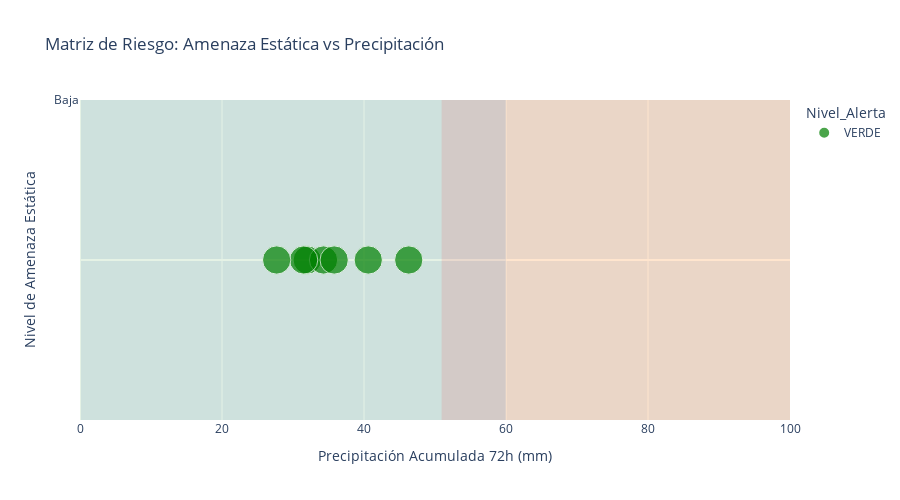

The cell this chart's notebook holds for it:
### Code cell
# %% [markdown]
# ## 9. Gráfico: Matriz de riesgo (Amenaza vs Lluvia)

# %%
fig = px.scatter(
    torres_df,
    x='Lluvia_72h',
    y='Amenaza_Valor',
    color='Nivel_Alerta',
    color_discrete_map=color_map,
    size='Prioridad',
    size_max=20,
    hover_data=['ID_Torre', 'Nombre', 'Amenaza_Nivel'],
    labels={
        'Lluvia_72h': 'Precipitación Acumulada 72h (mm)',
        'Amenaza_Valor': 'Nivel de Amenaza Estática'
    },
    title='Matriz de Riesgo: Amenaza Estática vs Precipitación'
)

# Agregar zonas de riesgo
fig.add_vrect(x0=0, x1=60, fillcolor="green", opacity=0.1, line_width=0)
fig.add_vrect(x0=60, x1=100, fillcolor="yellow", opacity=0.1, line_width=0)
fig.add_vrect(x0=100, x1=torres_df['Lluvia_72h'].max()*1.1, 
              fillcolor="red", opacity=0.1, line_width=0)

# Ajustar eje Y para mostrar categorías
fig.update_yaxes(
    tickmode='array',
    tickvals=[1, 2, 3],
    ticktext=['Baja', 'Media', 'Alta']
)

fig.update_layout(height=500)
fig.show()

print("📊 Matriz de riesgo generada")

### Figure 1 — Plotly figure (JSON) as saved in the notebook; plotly's stock layout.template omitted (floating-point values rounded to 4 significant figures)
{"data": [{"customdata": [["TORRE_001", "Torre 1", "Sin Datos"], ["TORRE_002", "Torre 2", "Sin Datos"], ["TORRE_003", "Torre 3", "Sin Datos"], ["TORRE_004", "Torre 4", "Sin Datos"], ["TORRE_005", "Torre 5", "Sin Datos"], ["TORRE_006", "Torre 6", "Sin Datos"], ["TORRE_007", "Torre 7", "Sin Datos"]], "hovertemplate": "Nivel_Alerta=VERDE<br>Precipitación Acumulada 72h (mm)=%{x}<br>Nivel de Amenaza Estática=%{y}<br>Prioridad=%{marker.size}<br>ID_Torre=%{customdata[0]}<br>Nombre=%{customdata[1]}<br>Amenaza_Nivel=%{customdata[2]}<extra></extra>", "legendgroup": "VERDE", "marker": {"color": "green", "size": [1, 1, 1, 1, 1, 1, 1], "sizemode": "area", "sizeref": 0.0025, "symbol": "circle"}, "mode": "markers", "name": "VERDE", "orientation": "h", "showlegend": true, "type": "scatter", "x": [32.0, 46.3, 34.3, 31.5, 27.7, 35.8, 40.6], "xaxis": "x", "y": [0, 0, 0, 0, 0, 0, 0], "yaxis": "y"}], "layout": {"height": 500, "legend": {"itemsizing": "constant", "title": {"text": "Nivel_Alerta"}, "tracegroupgap": 0}, "shapes": [{"fillcolor": "green", "line": {"width": 0}, "opacity": 0.1, "type": "rect", "x0": 0, "x1": 60, "xref": "x", "y0": 0, "y1": 1, "yref": "y domain"}, {"fillcolor": "yellow", "line": {"width": 0}, "opacity": 0.1, "type": "rect", "x0": 60, "x1": 100, "xref": "x", "y0": 0, "y1": 1, "yref": "y domain"}, {"fillcolor": "red", "line": {"width": 0}, "opacity": 0.1, "type": "rect", "x0": 100, "x1": 50.93, "xref": "x", "y0": 0, "y1": 1, "yref": "y domain"}], "title": {"text": "Matriz de Riesgo: Amenaza Estática vs Precipitación"}, "xaxis": {"anchor": "y", "domain": [0, 1], "title": {"text": "Precipitación Acumulada 72h (mm)"}}, "yaxis": {"anchor": "x", "domain": [0, 1], "tickmode": "array", "ticktext": ["Baja", "Media", "Alta"], "tickvals": [1, 2, 3], "title": {"text": "Nivel de Amenaza Estática"}}}}
